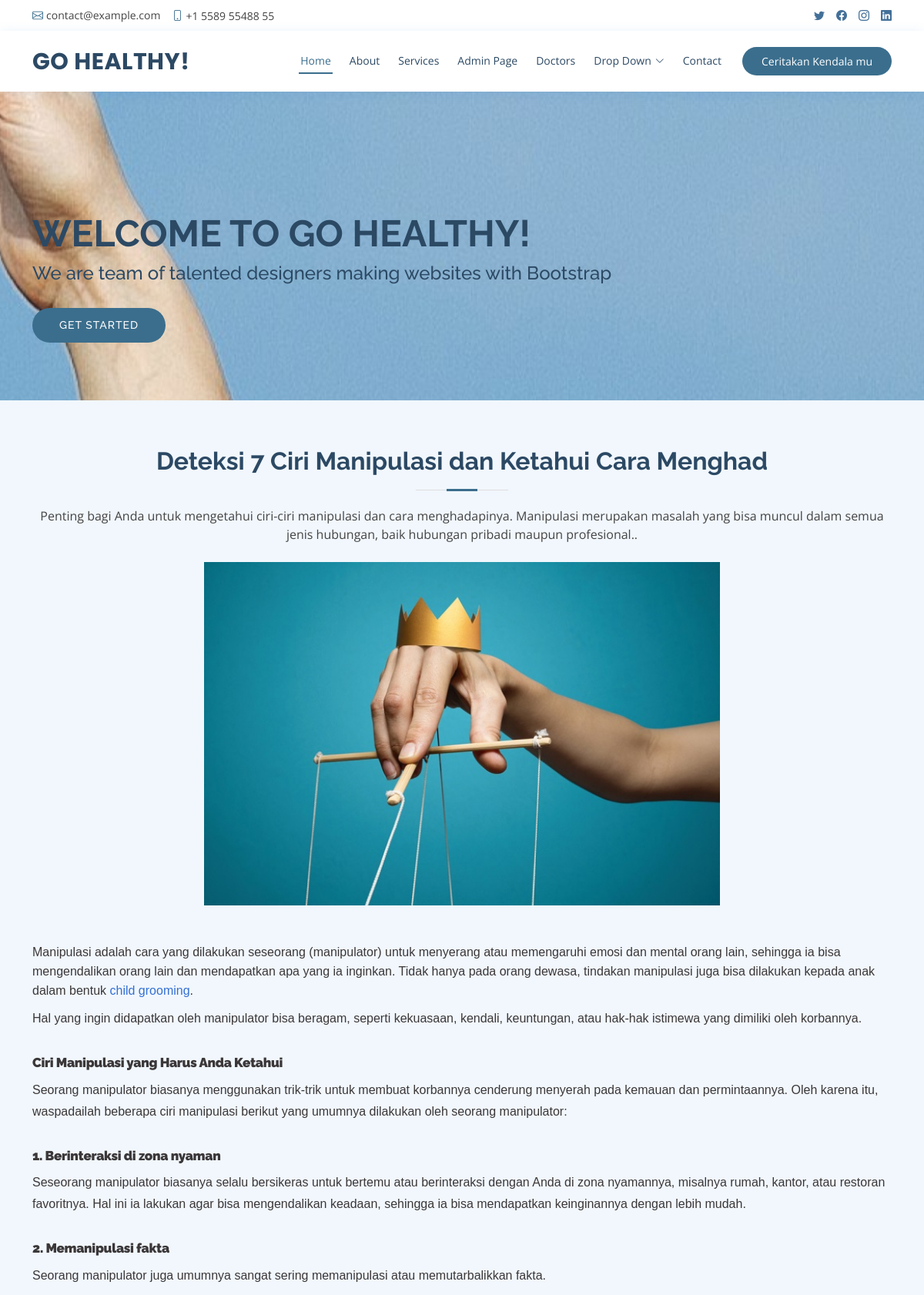
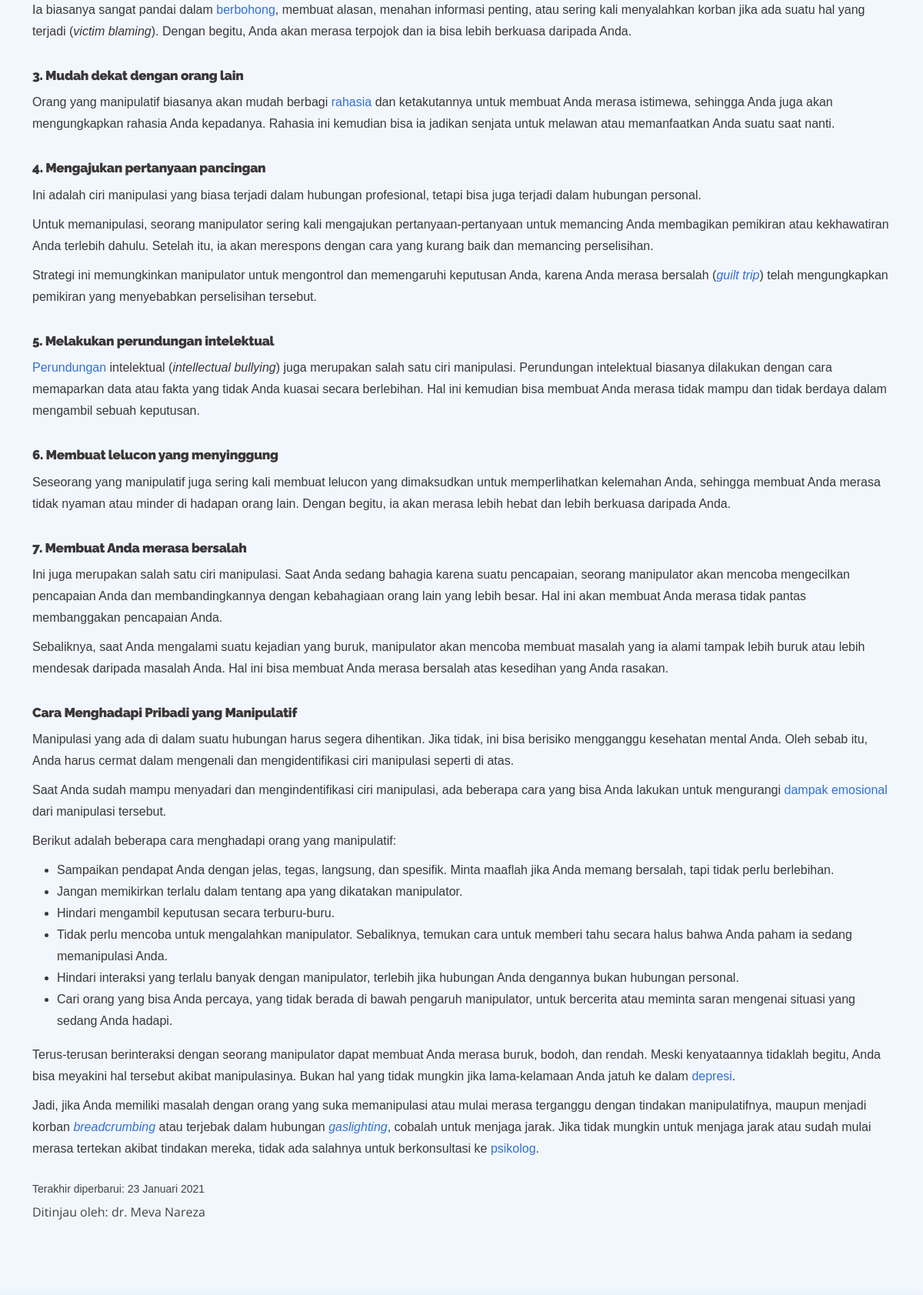
Screenshot of /isi_artikel.php?id_artikel=26 (upper part) with the database file from the repository (2 pictures, top to bottom).
### tables this page shows
CREATE TABLE `t_artikel` (
  `id_artikel` int(11) NOT NULL AUTO_INCREMENT,
  `foto_artikel` varchar(50) NOT NULL,
  `judul_artikel` varchar(50) NOT NULL,
  `id_jenis_artikel` int(11) NOT NULL,
  `ket_singkat` varchar(255) NOT NULL,
  `link_artikel` varchar(1000) NOT NULL,
  `isi_artikel` longtext NOT NULL,
  PRIMARY KEY (`id_artikel`),
  KEY `jenis_artikel` (`id_jenis_artikel`),
  CONSTRAINT `jenis_artikel` FOREIGN KEY (`id_jenis_artikel`) REFERENCES `t_jenis_artikel` (`id_jenis_artikel`)
);

### function.php (called while the page is built, shortened)
<?php
    include('config.php');
    function artikel()
    {
        global $conn;
        $id_artikel    = $_GET['id_artikel'];
        $query    = "SELECT * FROM t_artikel WHERE id_artikel = '$id_artikel'";
        $eksekusi = mysqli_fetch_assoc(mysqli_query($conn, $query));
        return $eksekusi;
    }
?>

### isi_artikel.php (the view, shortened to what this page needs)
<?php
    include('function.php');
    if(isset($_GET['id_artikel'])){
        $id_artikel    = $_GET['id_artikel'];
    }
    else {
        die ("Error. No ID Selected!");
    }
    $t_artikel = artikel($id_artikel);
?>
<!DOCTYPE html>
<html lang="en">
<head>
  <link href='https://cdn.jsdelivr.net/npm/froala-editor@latest/css/froala_editor.pkgd.min.css' rel='stylesheet' type='text/css' />
  <link href="assets/vendor/fontawesome-free/css/all.min.css" rel="stylesheet">
  <link href="assets/vendor/animate.css/animate.min.css" rel="stylesheet">
  <link href="assets/vendor/bootstrap/css/bootstrap.min.css" rel="stylesheet">
  <link href="assets/vendor/bootstrap-icons/bootstrap-icons.css" rel="stylesheet">
  <link href="assets/vendor/boxicons/css/boxicons.min.css" rel="stylesheet">
  <link href="assets/vendor/glightbox/css/glightbox.min.css" rel="stylesheet">
  <link href="assets/vendor/remixicon/remixicon.css" rel="stylesheet">
  <link href="assets/vendor/swiper/swiper-bundle.min.css" rel="stylesheet">
  <link href="assets/css/style.css" rel="stylesheet">
</head>
<body>
  <div id="topbar" class="d-flex align-items-center fixed-top">
    <div class="container d-flex justify-content-between">
      <div class="contact-info d-flex align-items-center">
        <i class="bi bi-envelope"></i> <a href="mailto:contact@example.com">contact@example.com</a>
        <i class="bi bi-phone"></i> +1 5589 55488 55
      </div>
      <div class="d-none d-lg-flex social-links align-items-center">
        <a href="#" class="twitter"><i class="bi bi-twitter"></i></a>
        <a href="#" class="facebook"><i class="bi bi-facebook"></i></a>
        <a href="#" class="instagram"><i class="bi bi-instagram"></i></a>
        <a href="#" class="linkedin"><i class="bi bi-linkedin"></i></i></a>
      </div>
    </div>
  </div>
  <header id="header" class="fixed-top">
    <div class="container d-flex align-items-center">
      <h1 class="logo me-auto"><a href="index.html">GO HEALTHY!</a></h1>
      <nav id="navbar" class="navbar order-last order-lg-0">
        <ul>
          <li><a class="nav-link scrollto active" href="#hero">Home</a></li>
          <li><a class="nav-link scrollto" href="#about">About</a></li>
          <li><a class="nav-link scrollto" href="#services">Services</a></li>
          <li><a class="nav-link scrollto" href="adminpage.html">Admin Page</a></li>
          <li><a class="nav-link scrollto" href="#doctors">Doctors</a></li>
          <li class="dropdown"><a href="#"><span>Drop Down</span> <i class="bi bi-chevron-down"></i></a>
          </li>
          <li><a class="nav-link scrollto" href="#contact">Contact</a></li>
        </ul>
      </nav>
      <a href="#kendala" class="appointment-btn scrollto"><span class="d-none d-md-inline">Ceritakan</span> Kendala mu</a>
    </div>
  </header>
  <section id="hero" class="d-flex align-items-center">
    <div class="container">
      <h1>Welcome to GO HEALTHY!</h1>
      <h2>We are team of talented designers making websites with Bootstrap</h2>
      <a href="#about" class="btn-get-started scrollto">Get Started</a>
    </div>
  </section>
  <main id="main">
    <section id="kendala" class="appointment section-bg">
      <div class="container">
        <div class="section-title">
          <h2><?=$t_artikel['judul_artikel']?></h2>
          <p><?=$t_artikel['ket_singkat']?>.</p>
          <br>
          <img src="assets/img/articles/<?=$t_artikel['foto_artikel']?>" style="width: 60%"><br>
              <br><br><p><?=$t_artikel['isi_artikel']?></p>
        </div>
      </div>
    </section>
  </main>
</body>
</html>

### assets/css/style.css (style rules this page uses)
body { font-family: "Open Sans", sans-serif; color: #444444; }
a { color: #3B6E8D; text-decoration: none; }
h1, h2, h3, h4, h5, h6 { font-family: "Raleway", sans-serif; }
#topbar { background: #fff; height: 40px; font-size: 14px; transition: all 0.5s; z-index: 996; }
#topbar .contact-info a { line-height: 1; color: #444444; transition: 0.3s; }
#topbar .contact-info i { color: #3B6E8D; padding-right: 4px; margin-left: 15px; line-height: 0; }
#topbar .contact-info i:first-child { margin-left: 0; }
#topbar .social-links a { color: #437099; padding-left: 15px; display: inline-block; line-height: 1px; transition: 0.3s; }
#topbar .social-links a:first-child { border-left: 0; }
#header { background: #fff; transition: all 0.5s; z-index: 997; padding: 15px 0; top: 40px; box-shadow: 0px 2px 15px rgba(25, 119, 204, 0.1); }
#header .logo { font-size: 30px; margin: 0; padding: 0; line-height: 1; font-weight: 700; letter-spacing: 0.5px; font-family: "Poppins", sans-serif; }
#header .logo a { color: #2c4964; }
.appointment-btn { margin-left: 25px; background: #3B6E8D; color: #fff; border-radius: 50px; padding: 8px 25px; white-space: nowrap; transition: 0.3s; font-size: 14px; display: inline-block; }
.navbar { padding: 0; }
.navbar ul { margin: 0; padding: 0; display: flex; list-style: none; align-items: center; }
.navbar li { position: relative; }
.navbar>ul>li { position: relative; white-space: nowrap; padding: 8px 0 8px 20px; }
.navbar a, .navbar a:focus { display: flex; align-items: center; justify-content: space-between; font-size: 14px; color: #2c4964; white-space: nowrap; transition: 0.3s; border-bottom: 2px solid #fff; padding: 5px 2px; }
.navbar a i, .navbar a:focus i { font-size: 12px; line-height: 0; margin-left: 5px; }
.navbar a:hover, .navbar .active, .navbar .active:focus, .navbar li:hover>a { color: #3B6E8D; border-color: #3B6E8D; }
#hero { width: 100%; height: 90vh; background: url("../img/hero2.jpg") top center; background-size: cover; margin-bottom: -200px; }
#hero .container { position: relative; }
#hero h1 { margin: 0; font-size: 48px; font-weight: 700; line-height: 56px; text-transform: uppercase; color: #2c4964; }
#hero h2 { color: #2c4964; margin: 10px 0 0 0; font-size: 24px; }
#hero .btn-get-started { font-family: "Raleway", sans-serif; text-transform: uppercase; font-weight: 500; font-size: 14px; letter-spacing: 1px; display: inline-block; padding: 12px 35px; margin-top: 30px; border-radius: 50px; transition: 0.5s; color: #fff; background: #3B6E8D; }
@media (min-width: 1024px) { #hero { background-attachment: fixed; } }
section { padding: 60px 0; overflow: hidden; }
.section-bg { background-color: #f1f7fd; }
.section-title { text-align: center; padding-bottom: 30px; }
.section-title h2 { font-size: 32px; font-weight: bold; margin-bottom: 20px; padding-bottom: 20px; position: relative; color: #2c4964; }
.section-title h2::before { content: ""; position: absolute; display: block; width: 120px; height: 1px; background: #ddd; bottom: 1px; left: calc(50% - 60px); }
.section-title h2::after { content: ""; position: absolute; display: block; width: 40px; height: 3px; background: #3B6E8D; bottom: 0; left: calc(50% - 20px); }
.section-title p { margin-bottom: 0; }

### rows the page displays
t_artikel: judul_artikel "Deteksi 7 Ciri Manipulasi dan Ketahui Cara Menghad", ket_singkat "Penting bagi Anda untuk mengetahui ciri-ciri manipulasi dan cara menghadapinya. Manipulasi merupakan masalah yang bisa muncul dalam semua jenis hubungan, baik hubungan pribadi maupun profesional.", foto_artikel (picture), isi_artikel "Manipulasi adalah cara yang dilakukan seseorang (manipulator) untuk menyerang atau memengaruhi emosi dan mental orang lain, sehingga ia bisa mengendalikan orang lain dan mendapatkan apa yang ia inginkan. Tidak hanya pada orang dewasa, tindakan manipulasi juga bisa dilakukan kepada anak dalam bentuk child grooming . Hal yang ingin didapatkan oleh manipulator bisa beragam, seperti kekuasaan, kendali, keuntungan, atau hak-hak istimewa yang dimiliki oleh korbannya. Ciri Manipulasi yang Harus Anda Ketahui Seorang manipulator biasanya menggunakan trik-trik untuk membuat korbannya cenderung menyerah pada kemauan dan permintaannya. Oleh karena itu, waspadailah beberapa ciri manipulasi berikut yang…"
